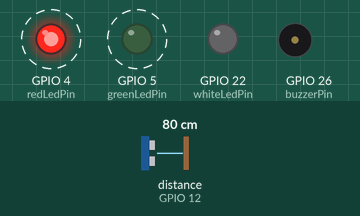
Simulated run of this sketch. Board: ESP32. Shown: output pins drawn as LEDs (lit = HIGH), buzzer (waves = sounding). Wiring (inferred from the names in the program): ultrasonic range finder: trigger GPIO 13; echo GPIO 12. Dashed ring = blinking. Inputs (shaded band) come from the test bench; at power-on: distance to the obstacle (sensor on GPIO 12) 80 cm. The echo pulse lasts 58.3 µs per cm; WiFi joins after 1.5 s; servers stay silent unless stated; uploads are accepted with an empty reply; pins used as bus, display or sensor lines are not drawn; what the sketch prints to the serial monitor is not drawn.

Above: at 2.7 s.
2.8 s: distance to the obstacle (sensor on GPIO 12) set to 34 cm
5.8 s: distance to the obstacle (sensor on GPIO 12) set to 27 cm
At 6.43 s:
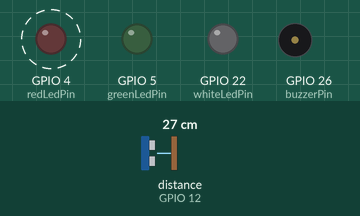
8.8 s: distance to the obstacle (sensor on GPIO 12) set to 15 cm
11.8 s: distance to the obstacle (sensor on GPIO 12) set to 11 cm
At 13.0 s:
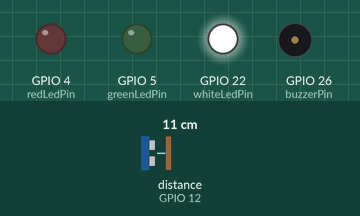
At 18.0 s:
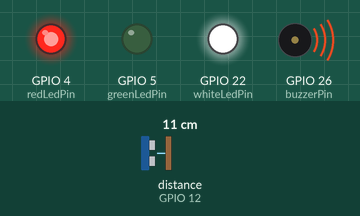
Timing chart, 0 to 27.2 s (numbered marks = the images above; inputs shaded):
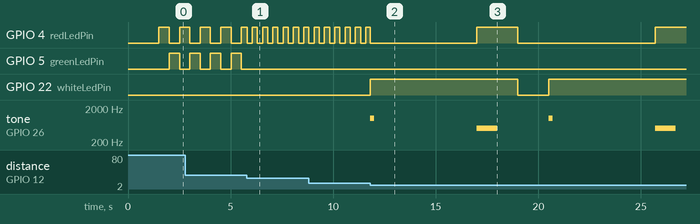

Measured:
- the behaviour switches between 31 and 30 cm on distance to the obstacle (sensor on GPIO 12) (found by bisection; images 0 and 1)
- the behaviour switches between 13 and 12 cm on distance to the obstacle (sensor on GPIO 12) (found by bisection; images 1 and 2)
- after the input at 5.8 s, GPIO 4 (redLedPin): alternates HIGH for 0.25 s and LOW for 0.25 s, starting at once; GPIO 5 (greenLedPin): stops changing and stays LOW
- after the input at 11.8 s, GPIO 22 (whiteLedPin): LOW → HIGH at once, → LOW 7.2 s later, → HIGH 1.5 s later; tone on GPIO 26 (buzzerPin): plays 1000 Hz for 0.20 s, 500 Hz for 1.0 s, 1000 Hz for 0.20 s, 500 Hz for 1.0 s, starting at once
- by itself, GPIO 4 (redLedPin), GPIO 5 (greenLedPin): alternates HIGH for 0.50 s and LOW for 0.50 s

The sketch:

sketch_jun11a.ino
```cpp
#include <WiFi.h>
#include <HTTPClient.h>

// --- Configuration ---
const char* ssid = "SwiggitySwooty";
const char* password = "auha8942";
// IP address of the machine running main.py (e.g., "http://192.168.1.100:8000")
const String serverName = "http://YOUR_SERVER_IP:8000/process_latest_frame";

// --- Pin Definitions ---
const int trigPin = 13;
const int echoPin = 12;
const int redLedPin = 4;
const int greenLedPin = 5;
const int whiteLedPin = 22;
const int buzzerPin = 26;

// --- Distance Thresholds (in cm) ---
const int OUTER_RANGE = 30;
const int ACCEPTABLE_RANGE = 12;

long lastBlinkTime = 0;
bool ledState = false;

void setup() {
  Serial.begin(115200);

  pinMode(trigPin, OUTPUT);
  pinMode(echoPin, INPUT);

  pinMode(redLedPin, OUTPUT);
  pinMode(greenLedPin, OUTPUT);
  pinMode(whiteLedPin, OUTPUT);
  pinMode(buzzerPin, OUTPUT);

  // Connect to Wi-Fi
  Serial.print("Connecting to WiFi");
  WiFi.begin(ssid, password);
  while (WiFi.status() != WL_CONNECTED) {
    delay(500);
    Serial.print(".");
  }
  Serial.println("\nConnected to WiFi");
}

float getDistance() {
  digitalWrite(trigPin, LOW);
  delayMicroseconds(2);
  digitalWrite(trigPin, HIGH);
  delayMicroseconds(10);
  digitalWrite(trigPin, LOW);

  long duration = pulseIn(echoPin, HIGH);
  return duration * 0.034 / 2; // Convert to cm
}

void loop() {
  float distance = getDistance();

  // STATE 1: No palm detected (Outside outer range)
  if (distance > OUTER_RANGE) {
    if (millis() - lastBlinkTime > 500) { // Flash every 500ms
      ledState = !ledState;
      digitalWrite(redLedPin, ledState);
      digitalWrite(greenLedPin, !ledState); // Alternate flashing
      lastBlinkTime = millis();
    }
    digitalWrite(whiteLedPin, LOW);
  }

  // STATE 2: Palm in outer range (approaching)
  else if (distance > ACCEPTABLE_RANGE && distance <= OUTER_RANGE) {
    if (millis() - lastBlinkTime > 250) { // Fast blink Red
      ledState = !ledState;
      digitalWrite(redLedPin, ledState);
      lastBlinkTime = millis();
    }
    digitalWrite(greenLedPin, LOW);
    digitalWrite(whiteLedPin, LOW);
  }

  // STATE 3: Palm in acceptable range (Ready to scan)
  else if (distance > 0 && distance <= ACCEPTABLE_RANGE) {
    // 1. Turn on White LEDs, turn off others
    digitalWrite(whiteLedPin, HIGH);
    digitalWrite(redLedPin, LOW);
    digitalWrite(greenLedPin, LOW);

    Serial.println("Palm detected in range. Waiting 5 seconds...");
    tone(buzzerPin, 1000, 200); // Optional: Beep to let user know scanning started

    // 2. Wait exactly 5 seconds
    delay(5000);

    // 3. Trigger the backend to take the picture
    Serial.println("Taking picture and authenticating...");
    bool isSuccess = triggerPayment();

    // 4. Handle Authentication Result (takes up the remaining ~2 seconds)
    if (isSuccess) {
      Serial.println("Authentication Success!");
      // Blink green thrice
      for(int i = 0; i < 3; i++) {
        digitalWrite(greenLedPin, HIGH);
        tone(buzzerPin, 1500, 150); // Success beep
        delay(300);
        digitalWrite(greenLedPin, LOW);
        delay(300);
      }
      delay(200); // Pad to reach ~7 seconds total
    } else {
      Serial.println("Authentication Failed!");
      // Turn red on solid for failure
      digitalWrite(redLedPin, HIGH);
      tone(buzzerPin, 500, 1000); // Failure beep
      delay(2000);
      digitalWrite(redLedPin, LOW);
    }

    // 5. Turn off white LED after the 7 second sequence concludes
    digitalWrite(whiteLedPin, LOW);
    delay(1500); // Brief cooldown so it doesn't instantly re-trigger
  }
}

// --- Function to trigger the FastAPI Backend ---
bool triggerPayment() {
  if (WiFi.status() == WL_CONNECTED) {
    HTTPClient http;
    http.begin(serverName);

    // Prepare the form data expected by process_latest_frame
    http.addHeader("Content-Type", "application/x-www-form-urlencoded");
    String httpRequestData = "mode=pay&amount=50.0";

    int httpResponseCode = http.POST(httpRequestData);

    if (httpResponseCode > 0) {
      String response = http.getString();
      Serial.println(response);
      http.end();

      // Check if the JSON response contains "success"
      if (response.indexOf("\"status\":\"success\"") != -1 || response.indexOf("\"status\": \"success\"") != -1) {
        return true;
      }
    } else {
      Serial.print("Error code: ");
      Serial.println(httpResponseCode);
    }
    http.end();
  }
  return false; // Failsafe
}
```
